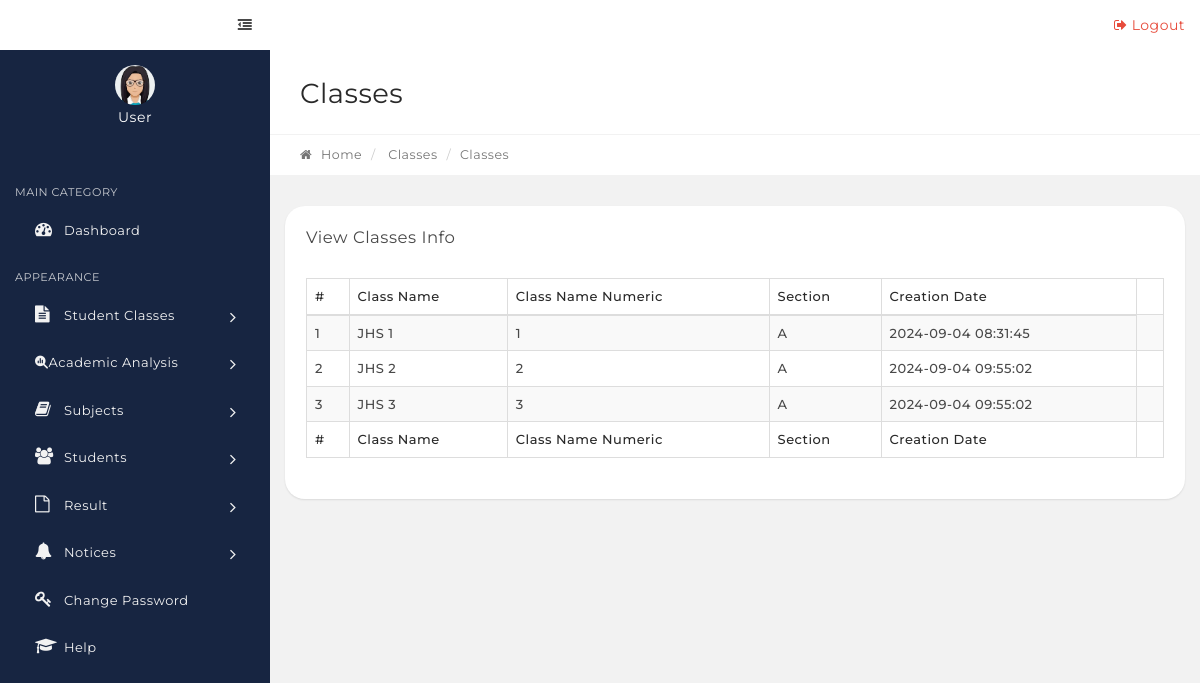
/srf/teacher-view-classes.php, run on the app's committed database.
### tables this page shows
CREATE TABLE `tblclasses` (
  `id` int(11) NOT NULL,
  `ClassName` varchar(80) DEFAULT NULL,
  `ClassNameNumeric` int(4) DEFAULT NULL,
  `Section` varchar(5) DEFAULT NULL,
  `CreationDate` timestamp NULL DEFAULT CURRENT_TIMESTAMP,
  `UpdationDate` timestamp NULL DEFAULT NULL
);

### srf/teacher-view-classes.php (the view, shortened to what this page needs)
<?php
include('includes/config.php');
if(strlen($_SESSION['alogin'])=="")
    {
    header("Location: index.php");
    }
    else{
?>
<link rel="stylesheet" type="text/css" href="assets/js/DataTables/datatables.min.css"/>
   <?php include('includes/topbar.php');?>
            <div class="content-wrapper">
                <div class="content-container">
<?php include('teacher-dashboard-leftbar.php');?>
                    <div class="main-page">
                        <div class="container-fluid">
                            <div class="row page-title-div">
                                <div class="col-md-6">
                                    <h2 class="title">Classes</h2>
                                </div>
                            </div>
                            <div class="row breadcrumb-div">
                                <div class="col-md-6">
                                    <ul class="breadcrumb">
            							<li><a href="dashboard.php"><i class="fa fa-home"></i> Home</a></li>
                                        <li> Classes</li>
            							<li class="active">Classes</li>
            						</ul>
                                </div>
                            </div>
                        </div>
                        <section class="section">
                            <div class="container-fluid">
                                <div class="row">
                                    <div class="col-md-12">
                                        <div class="panel">
                                            <div class="panel-heading">
                                                <div class="panel-title">
                                                    <h5>View Classes Info</h5>
                                                </div>
                                            </div>
                                            <div class="panel-body p-20">
                                                <table id="example" class="display table table-striped table-bordered" cellspacing="0" width="100%">
                                                    <thead>
                                                        <tr>
                                                            <th>#</th>
                                                            <th>Class Name</th>
                                                            <th>Class Name Numeric</th>
                                                            <th>Section</th>
                                                            <th>Creation Date</th>
                                                        </tr>
                                                    </thead>
                                                    <tfoot>
                                                        <tr>
                                                          <th>#</th>
                                                            <th>Class Name</th>
                                                            <th>Class Name Numeric</th>
                                                            <th>Section</th>
                                                            <th>Creation Date</th>
                                                        </tr>
                                                    </tfoot>
                                                    <tbody>
<?php $sql = "SELECT * from tblclasses";
$query = $dbh->prepare($sql);
$query->execute();
$results=$query->fetchAll(PDO::FETCH_OBJ);
$cnt=1;
if($query->rowCount() > 0)
{
foreach($results as $result)
{   ?>
<tr>
 <td><?php echo htmlentities($cnt);?></td>
                                                            <td><?php echo htmlentities($result->ClassName);?></td>
                                                            <td><?php echo htmlentities($result->ClassNameNumeric);?></td>
                                                            <td><?php echo htmlentities($result->Section);?></td>
                                                            <td><?php echo htmlentities($result->CreationDate);?></td>
<td>
</td>
</tr>
<?php $cnt=$cnt+1;}} ?>
                                                    </tbody>
                                                </table>
                                            </div>
                                        </div>
                                    </div>
                                                </div>
                                            </div>
                                        </div>
                                    </div>
                                </div>
<?php include('includes/footer.php');?>
<?php } ?>

### data on the page
tblclasses: ClassName "JHS 1", ClassNameNumeric "1", Section "A", CreationDate "2024-09-04 08:31:45"
tblclasses: ClassName "JHS 2", ClassNameNumeric "2", Section "A", CreationDate "2024-09-04 09:55:02"
tblclasses: ClassName "JHS 3", ClassNameNumeric "3", Section "A", CreationDate "2024-09-04 09:55:02"
